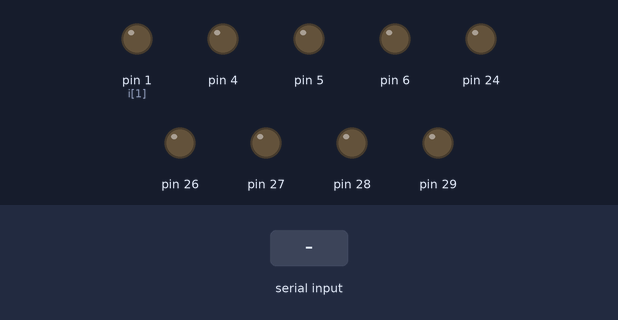
This program was run on a simulated Raspberry Pi (wiringPi pin numbers). Shown: output pins drawn as LEDs (lit = HIGH). Dashed ring = blinking. The inputs (shaded band) are chosen by the test bench. Pin numbers are wiringPi numbers; what the program prints to the terminal is not drawn.

Above: at 1.2 s.
1.3 s: "90" typed at the terminal, then Enter
At 2.1 s:
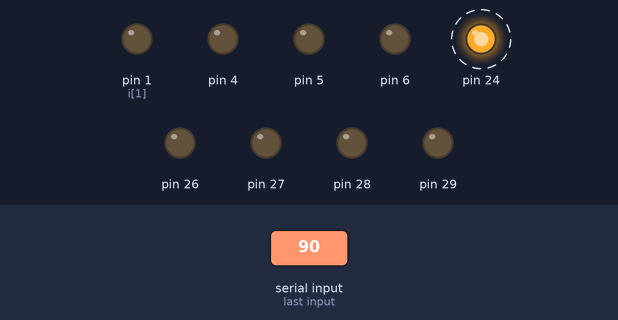
Timing chart, 0 to 9.8 s (numbered marks = the images above; inputs shaded):
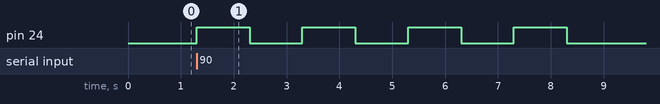

Measured:
- after the input at 1.3 s, pin 24: alternates HIGH for 1.0 s and LOW for 1.0 s, 8 changes in all, then stays LOW, starting at once

The program:

7segment.py
```python
import wiringpi
import time
wiringpi.wiringPiSetup() # For sequential pin numbering

showZero = [1,4,5,6,26,27]
showOne = [4,5]
showTwo = [1,4,6,26,28]
showThree = [1,4,5,6,28]
showFour = [4,5,27,28]
showFive = [1,5,6,27,28]
showSix = [1,5,6,26,27,28,29]
showSeven = [1,4,5]
showEight = [1,4,5,6,26,27,28,29]
showNine = [1,4,5,6,27,28,29]
error_Num = 24
closeAll = [1,4,5,6,24,26,27,28,29]

# 函式要放前面，不然後面沒辦法定義
# 依據想顯示的數字，呼叫對應七節管位置
def call7Segment(num):
    closeAllLight()
    if num == 0:
        for i in showZero:
            openLight(i)
    elif num == 1:
        for i in showOne:
            openLight(i)
    elif num == 2:
        for i in showTwo:
            openLight(i)
    elif num == 3:
        for i in showThree:
            openLight(i)
    elif num == 4:
        for i in showFour:
            openLight(i)
    elif num == 5:
        for i in showFive:
            openLight(i)
    elif num == 6:
        for i in showSix:
            openLight(i)
    elif num == 7:
        for i in showSeven:
            openLight(i)
    elif num == 8:
        for i in showEight:
            openLight(i)
    elif num == 9:
        for i in showNine:
            openLight(i)
    else:
        print("輸入錯誤!!!!")
        #openLight(24)
        errorLight()

# 開啟7節管控燈位置
def openLight(num):
    wiringpi.pinMode(num,1) # Set num to 1 ( OUTPUT )
    wiringpi.digitalWrite(num,1) # Write 1 ( HIGH ) to num
    wiringpi.digitalRead(num) # Read num

# 關閉指定7節管控燈位置
def closeLight(num):
    wiringpi.pinMode(num,1) # Set num to 1 ( OUTPUT )
    wiringpi.digitalWrite(num,0) # Write 0 (Low) to num
    wiringpi.digitalRead(num) # Read num

# ErrorLight
def errorLight():
    for i in range(4):
        openLight(error_Num)
        time.sleep(1)
        closeLight(error_Num)
        time.sleep(1)

# 關掉所有的數字顯示
def closeAllLight():
    for i in closeAll:
        wiringpi.pinMode(i,1) # Set num to 1 ( OUTPUT )
        wiringpi.digitalWrite(i,0) # Write 0 (Low) to num
        wiringpi.digitalRead(i) # Read num


while True:
    pinNum = input("請輸入你想顯示的數字(離開請輸入'exit'):")
    if pinNum == "exit":
        closeAllLight()
        break
    call7Segment(int(pinNum)) # String to int
```
